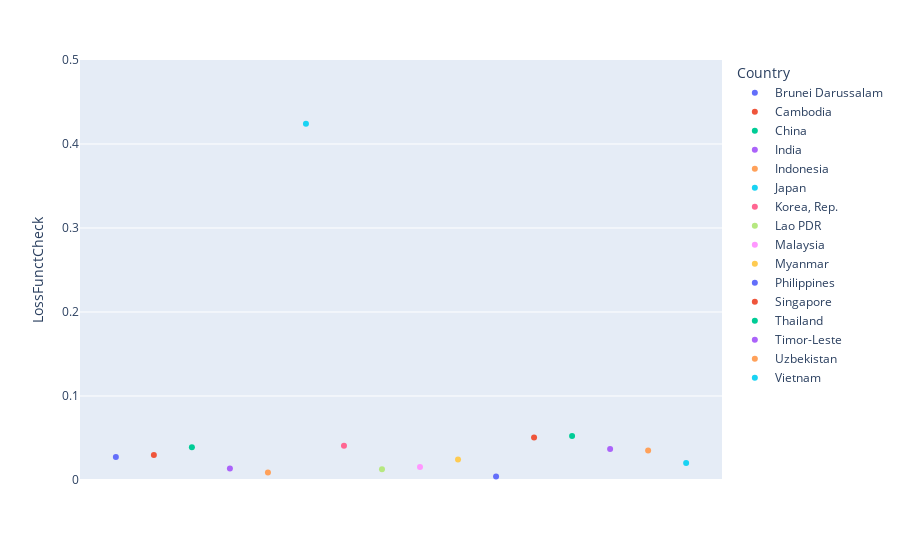

The cell this chart's notebook holds for it:
### Code cell
fig=px.scatter(LD[LD['Year']==2050], x="Country", y="LossFunctCheck",range_y=[0,0.5],
        color="Country")
fig.update_xaxes(visible=False)
fig.show()

### Figure 1 — Plotly figure (JSON) as saved in the notebook; plotly's stock layout.template omitted (floating-point values rounded to 4 significant figures)
{"data": [{"hovertemplate": "Country=%{x}<br>LossFunctCheck=%{y}<extra></extra>", "legendgroup": "Brunei Darussalam", "marker": {"color": "#636efa", "symbol": "circle"}, "mode": "markers", "name": "Brunei Darussalam", "orientation": "v", "showlegend": true, "type": "scatter", "x": ["Brunei Darussalam"], "xaxis": "x", "y": [0.02737], "yaxis": "y"}, {"hovertemplate": "Country=%{x}<br>LossFunctCheck=%{y}<extra></extra>", "legendgroup": "Cambodia", "marker": {"color": "#EF553B", "symbol": "circle"}, "mode": "markers", "name": "Cambodia", "orientation": "v", "showlegend": true, "type": "scatter", "x": ["Cambodia"], "xaxis": "x", "y": [0.02986], "yaxis": "y"}, {"hovertemplate": "Country=%{x}<br>LossFunctCheck=%{y}<extra></extra>", "legendgroup": "China", "marker": {"color": "#00cc96", "symbol": "circle"}, "mode": "markers", "name": "China", "orientation": "v", "showlegend": true, "type": "scatter", "x": ["China"], "xaxis": "x", "y": [0.03903], "yaxis": "y"}, {"hovertemplate": "Country=%{x}<br>LossFunctCheck=%{y}<extra></extra>", "legendgroup": "India", "marker": {"color": "#ab63fa", "symbol": "circle"}, "mode": "markers", "name": "India", "orientation": "v", "showlegend": true, "type": "scatter", "x": ["India"], "xaxis": "x", "y": [0.01381], "yaxis": "y"}, {"hovertemplate": "Country=%{x}<br>LossFunctCheck=%{y}<extra></extra>", "legendgroup": "Indonesia", "marker": {"color": "#FFA15A", "symbol": "circle"}, "mode": "markers", "name": "Indonesia", "orientation": "v", "showlegend": true, "type": "scatter", "x": ["Indonesia"], "xaxis": "x", "y": [0.00886], "yaxis": "y"}, {"hovertemplate": "Country=%{x}<br>LossFunctCheck=%{y}<extra></extra>", "legendgroup": "Japan", "marker": {"color": "#19d3f3", "symbol": "circle"}, "mode": "markers", "name": "Japan", "orientation": "v", "showlegend": true, "type": "scatter", "x": ["Japan"], "xaxis": "x", "y": [0.4242], "yaxis": "y"}, {"hovertemplate": "Country=%{x}<br>LossFunctCheck=%{y}<extra></extra>", "legendgroup": "Korea, Rep.", "marker": {"color": "#FF6692", "symbol": "circle"}, "mode": "markers", "name": "Korea, Rep.", "orientation": "v", "showlegend": true, "type": "scatter", "x": ["Korea, Rep."], "xaxis": "x", "y": [0.0408], "yaxis": "y"}, {"hovertemplate": "Country=%{x}<br>LossFunctCheck=%{y}<extra></extra>", "legendgroup": "Lao PDR", "marker": {"color": "#B6E880", "symbol": "circle"}, "mode": "markers", "name": "Lao PDR", "orientation": "v", "showlegend": true, "type": "scatter", "x": ["Lao PDR"], "xaxis": "x", "y": [0.01278], "yaxis": "y"}, {"hovertemplate": "Country=%{x}<br>LossFunctCheck=%{y}<extra></extra>", "legendgroup": "Malaysia", "marker": {"color": "#FF97FF", "symbol": "circle"}, "mode": "markers", "name": "Malaysia", "orientation": "v", "showlegend": true, "type": "scatter", "x": ["Malaysia"], "xaxis": "x", "y": [0.01556], "yaxis": "y"}, {"hovertemplate": "Country=%{x}<br>LossFunctCheck=%{y}<extra></extra>", "legendgroup": "Myanmar", "marker": {"color": "#FECB52", "symbol": "circle"}, "mode": "markers", "name": "Myanmar", "orientation": "v", "showlegend": true, "type": "scatter", "x": ["Myanmar"], "xaxis": "x", "y": [0.02448], "yaxis": "y"}, {"hovertemplate": "Country=%{x}<br>LossFunctCheck=%{y}<extra></extra>", "legendgroup": "Philippines", "marker": {"color": "#636efa", "symbol": "circle"}, "mode": "markers", "name": "Philippines", "orientation": "v", "showlegend": true, "type": "scatter", "x": ["Philippines"], "xaxis": "x", "y": [0.004232], "yaxis": "y"}, {"hovertemplate": "Country=%{x}<br>LossFunctCheck=%{y}<extra></extra>", "legendgroup": "Singapore", "marker": {"color": "#EF553B", "symbol": "circle"}, "mode": "markers", "name": "Singapore", "orientation": "v", "showlegend": true, "type": "scatter", "x": ["Singapore"], "xaxis": "x", "y": [0.05051], "yaxis": "y"}, {"hovertemplate": "Country=%{x}<br>LossFunctCheck=%{y}<extra></extra>", "legendgroup": "Thailand", "marker": {"color": "#00cc96", "symbol": "circle"}, "mode": "markers", "name": "Thailand", "orientation": "v", "showlegend": true, "type": "scatter", "x": ["Thailand"], "xaxis": "x", "y": [0.05225], "yaxis": "y"}, {"hovertemplate": "Country=%{x}<br>LossFunctCheck=%{y}<extra></extra>", "legendgroup": "Timor-Leste", "marker": {"color": "#ab63fa", "symbol": "circle"}, "mode": "markers", "name": "Timor-Leste", "orientation": "v", "showlegend": true, "type": "scatter", "x": ["Timor-Leste"], "xaxis": "x", "y": [0.03697], "yaxis": "y"}, {"hovertemplate": "Country=%{x}<br>LossFunctCheck=%{y}<extra></extra>", "legendgroup": "Uzbekistan", "marker": {"color": "#FFA15A", "symbol": "circle"}, "mode": "markers", "name": "Uzbekistan", "orientation": "v", "showlegend": true, "type": "scatter", "x": ["Uzbekistan"], "xaxis": "x", "y": [0.03499], "yaxis": "y"}, {"hovertemplate": "Country=%{x}<br>LossFunctCheck=%{y}<extra></extra>", "legendgroup": "Vietnam", "marker": {"color": "#19d3f3", "symbol": "circle"}, "mode": "markers", "name": "Vietnam", "orientation": "v", "showlegend": true, "type": "scatter", "x": ["Vietnam"], "xaxis": "x", "y": [0.02022], "yaxis": "y"}], "layout": {"legend": {"title": {"text": "Country"}, "tracegroupgap": 0}, "margin": {"t": 60}, "xaxis": {"anchor": "y", "categoryarray": ["Brunei Darussalam", "Cambodia", "China", "India", "Indonesia", "Japan", "Korea, Rep.", "Lao PDR", "Malaysia", "Myanmar", "Philippines", "Singapore", "Thailand", "Timor-Leste", "Uzbekistan", "Vietnam"], "categoryorder": "array", "domain": [0, 1], "title": {"text": "Country"}, "visible": false}, "yaxis": {"anchor": "x", "domain": [0, 1], "range": [0, 0.5], "title": {"text": "LossFunctCheck"}}}}
